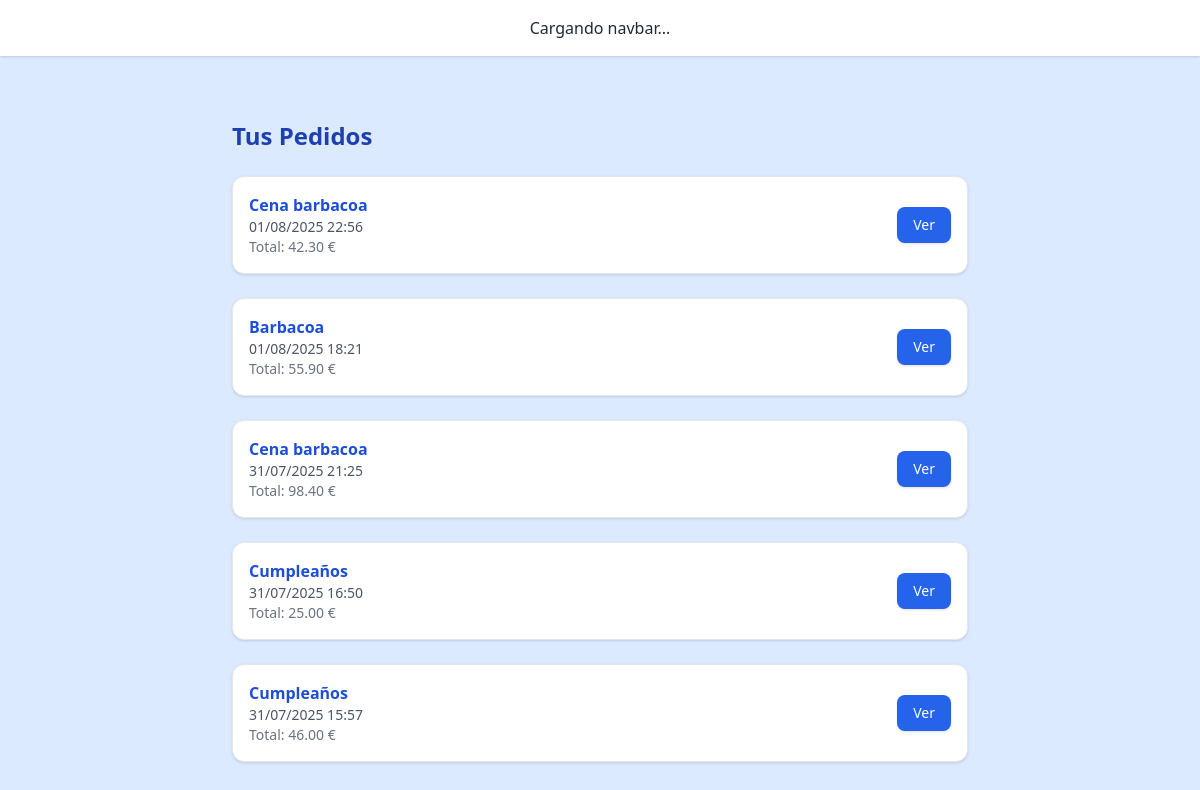
Before: /orders/ (signed in) with the older database file.
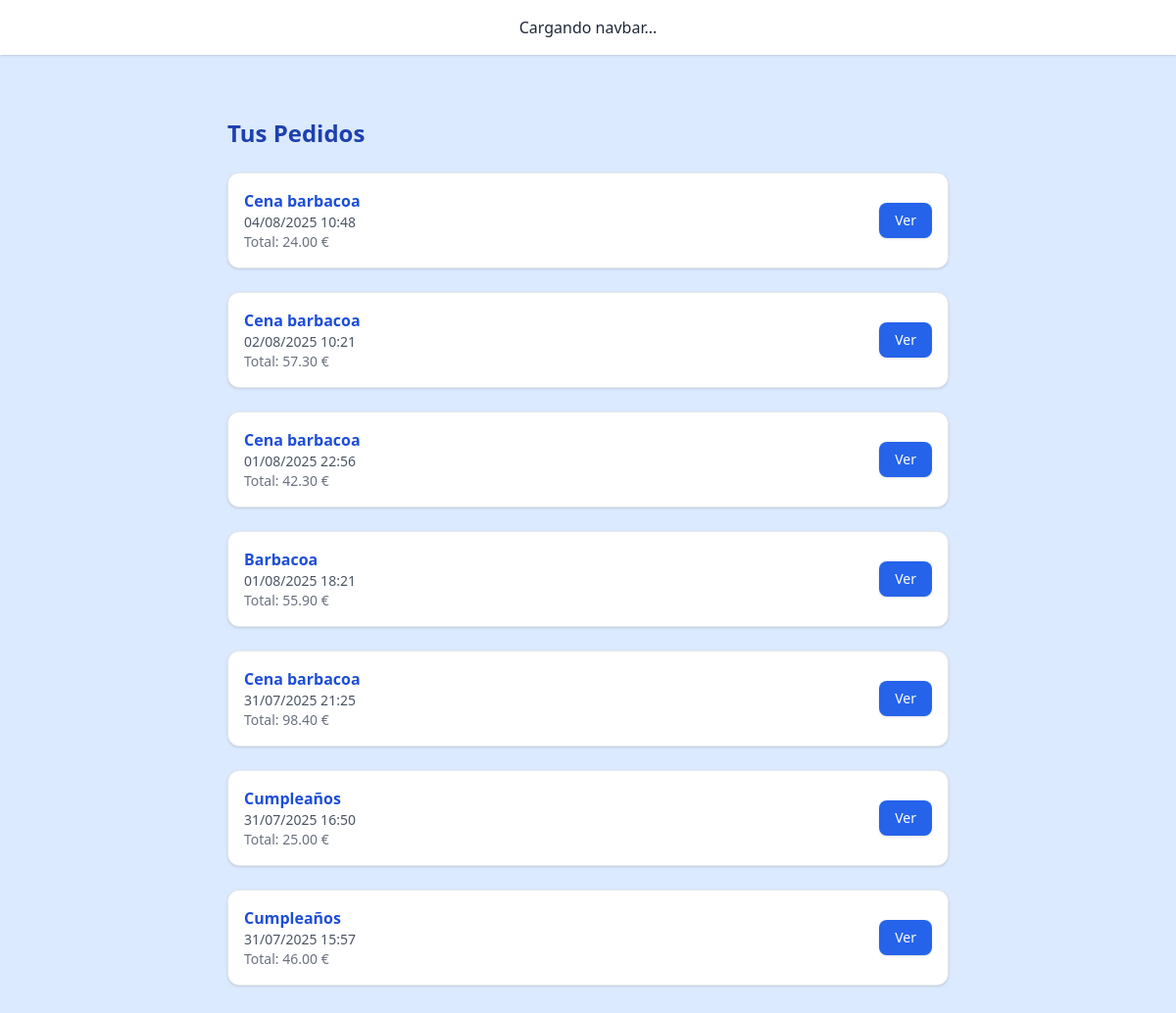
After: the same page with the newer database file.
### core/models/order.py (models this page shows, shortened)
class Order(models.Model):
    group = models.ForeignKey(Group, on_delete=models.CASCADE, related_name='orders')
    created_by = models.ForeignKey(UserAccount, on_delete=models.SET_NULL, null=True, blank=True)
    created_at = models.DateTimeField(auto_now_add=True)
    total_price = models.DecimalField(max_digits=10, decimal_places=2)
    direccion = models.CharField(max_length=255)
    notes = models.TextField(blank=True)
    confirmed = models.BooleanField(default=False)

### core/models/group.py (models this page shows, shortened)
class Group(models.Model):
    name = models.CharField(max_length=100)
    creator = models.ForeignKey(UserAccount, on_delete=models.CASCADE, related_name='owned_groups')
    members = models.ManyToManyField(UserAccount, related_name='groups_in')
    people_count = models.IntegerField()
    duration_days = models.IntegerField()
    preferences = models.TextField(blank=True)
    restrictions = models.TextField(blank=True)
    created_at = models.DateTimeField(auto_now_add=True)
    high_consume = models.BooleanField(default=False)
    invite_code = models.CharField(max_length=10, unique=True, blank=True)
    description = models.TextField( blank=True,
        help_text="Descripción libre del plan del grupo. Por ejemplo: lo que quieren comer cada día o el tipo de evento"
    )

### core/views.py (the view)
# urls.py: path('orders/', order_list_view, name='order_list'),
def order_list_view(request):
    orders = Order.objects.filter(created_by=request.user).order_by('-created_at')
    return render(request, "core/order/order_list.html", {"orders": orders})

### core/templates/core/order/order_list.html
{% extends "base.html" %}
{% block content %}
<div class="max-w-3xl mx-auto px-4 py-10 space-y-6">
  <h2 class="text-2xl font-bold text-blue-800"> Tus Pedidos</h2>
  {% if orders %}
    {% for order in orders %}
      <div class="bg-white hover:bg-blue-50 border border-gray-200 rounded-xl shadow p-4 flex justify-between items-center transition">
        <div>
          <h3 class="font-semibold text-blue-700">{{ order.group.name }}</h3>
          <p class="text-sm text-gray-600">{{ order.created_at|date:"d/m/Y H:i" }}</p>
          <p class="text-sm text-gray-500">Total: {{ order.total_price|floatformat:2 }} €</p>
        </div>
        <a href="{% url 'order_detail' order.pk %}" class="bg-blue-600 hover:bg-blue-700 text-white text-sm font-medium px-4 py-2 rounded-lg shadow">Ver</a>
      </div>
    {% endfor %}
  {% else %}
    <p class="text-gray-500 text-center">Aún no has realizado ningún pedido.</p>
  {% endif %}
</div>
{% endblock %}

Changed rows visible on the page:
added Order: group.name "Cena barbacoa", created_at "04/08/2025 10:48", total_price "24.00"
added Order: group.name "Cena barbacoa", created_at "02/08/2025 10:21", total_price "57.30"
